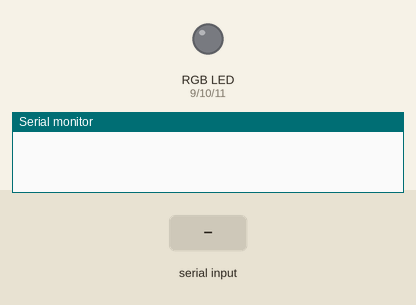
Bench run of a sketch on a simulated Arduino Uno, built with avr-gcc and run on an emulated ATmega328P. Shown: an RGB LED mixed from three pins (HIGH = lit), the last lines printed to the serial monitor. Inputs (shaded band) come from the test bench.

Above: at 1.2 s.
1.3 s: "red" received over the second serial link
At 2.3 s:
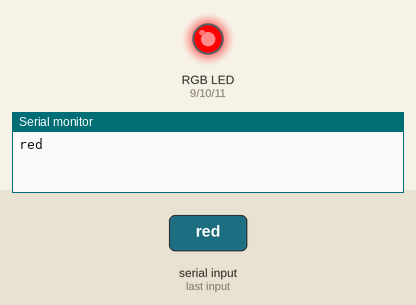
2.9 s: "green" received over the second serial link
At 3.6 s:
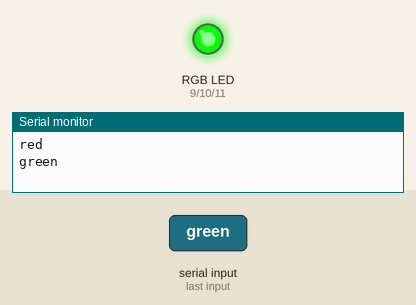
4.6 s: "blue" received over the second serial link
At 5.4 s:
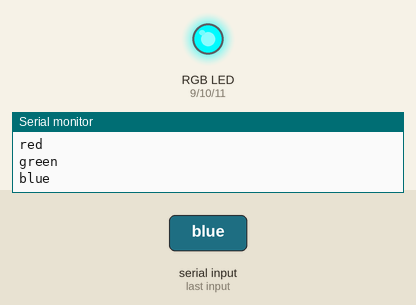
6.3 s: "pink" received over the second serial link
At 7.7 s:
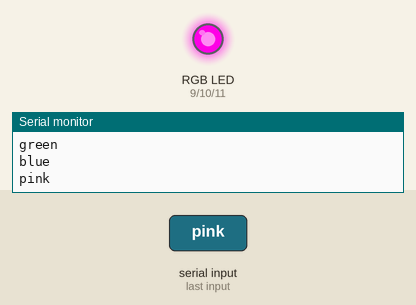
8.0 s: "yellow" received over the second serial link
At 9.3 s:
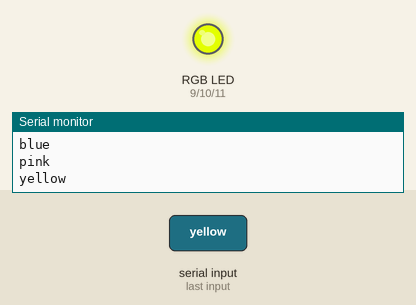
9.8 s: "purple" received over the second serial link
At 10.7 s:
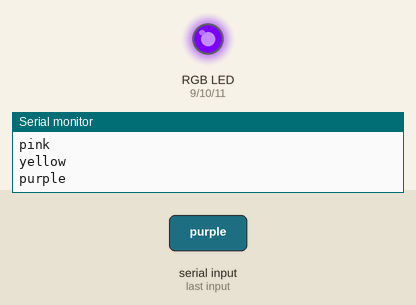
Timing chart, 0 to 12.6 s (numbered marks = the images above; inputs shaded):
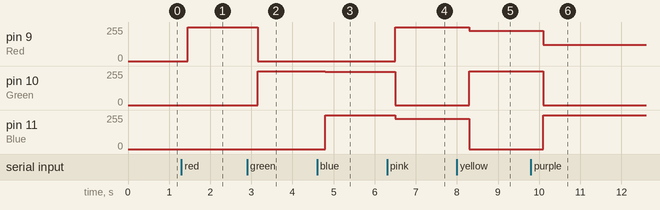

Measured:
- after the input at 1.3 s, pin 9 (Red): 0/255 → 255/255 after 0.15 s
- after the input at 2.9 s, pin 9 (Red): 255/255 → 0/255 after 0.25 s; pin 10 (Green): 0/255 → 255/255 after 0.25 s
- after the input at 4.6 s, pin 10 (Green): 255/255 → 248/255 after 0.20 s; pin 11 (Blue): 0/255 → 252/255 after 0.20 s
- after the input at 6.3 s, pin 9 (Red): 0/255 → 252/255 after 0.20 s; pin 10 (Green): 248/255 → 0/255 after 0.20 s; pin 11 (Blue): 252/255 → 227/255 after 0.20 s
- after the input at 8.0 s, pin 9 (Red): 252/255 → 227/255 after 0.30 s; pin 10 (Green): 0/255 → 255/255 after 0.30 s; pin 11 (Blue): 227/255 → 0/255 after 0.30 s
- after the input at 9.8 s, pin 9 (Red): 227/255 → 123/255 after 0.30 s; pin 10 (Green): 255/255 → 0/255 after 0.30 s; pin 11 (Blue): 0/255 → 255/255 after 0.30 s

The sketch:

rgb.ino
```cpp
/*
              Author:DIYelex
              date: 3/8/2019
*/

#include <SoftwareSerial.h> // TX RX software library for bluetooth
SoftwareSerial myserial(2, 3);  // Connect the TXD pin of BT module to pin 2 of the Arduino and the RXD pin of BT module to pin 3 of Arduino.
/////////Defining pins ////
int Red=9;
int Green=10;
int Blue=11;
String readString;

void setup() {
 pinMode(Red,OUTPUT);
 pinMode(Green,OUTPUT);
  pinMode(Blue,OUTPUT);

  Serial.begin(9600); //serial communication
  myserial.begin(9600); //Bluetooth serial communication with android//
}

void loop()
{
  while(myserial.available()){
    delay(50);
    char data = myserial.read();
    readString+=data;
  }
  if(readString.length() > 0)
  {
    Serial.println(readString);
    if(readString=="red")
    {
      analogWrite(Red,255);
      analogWrite(Green,0);
      analogWrite(Blue,0);
    }
if(readString=="green")
    {
       analogWrite(Red,0);
      analogWrite(Green,255);
      analogWrite(Blue,0);
    }
if(readString=="blue")
    {
      analogWrite(Red,0);
      analogWrite(Green,248);
      analogWrite(Blue,252);
    }
if(readString=="pink")
    {
       analogWrite(Red,252);
      analogWrite(Green,0);
      analogWrite(Blue,227);
    }
if(readString=="yellow")
    {
     analogWrite(Red,227);
      analogWrite(Green,255);
      analogWrite(Blue,0);
    }
if(readString=="purple")
    {
       analogWrite(Red,123);
      analogWrite(Green,0);
      analogWrite(Blue,255);
    }
if(readString=="navyblue")
    {
       analogWrite(Red,3);
      analogWrite(Green,23);
      analogWrite(Blue,252);
    }
if(readString=="white")
    {
       analogWrite(Red,255);
      analogWrite(Green,255);
      analogWrite(Blue,255);
    }


    readString="";
  }
}
```
